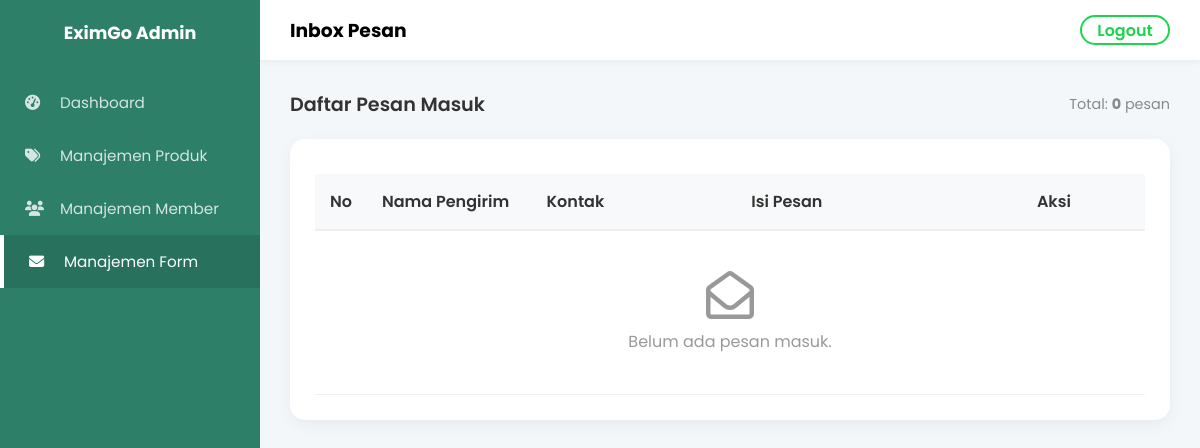
The page /admin/form.php (signed in) on the database as committed earlier.
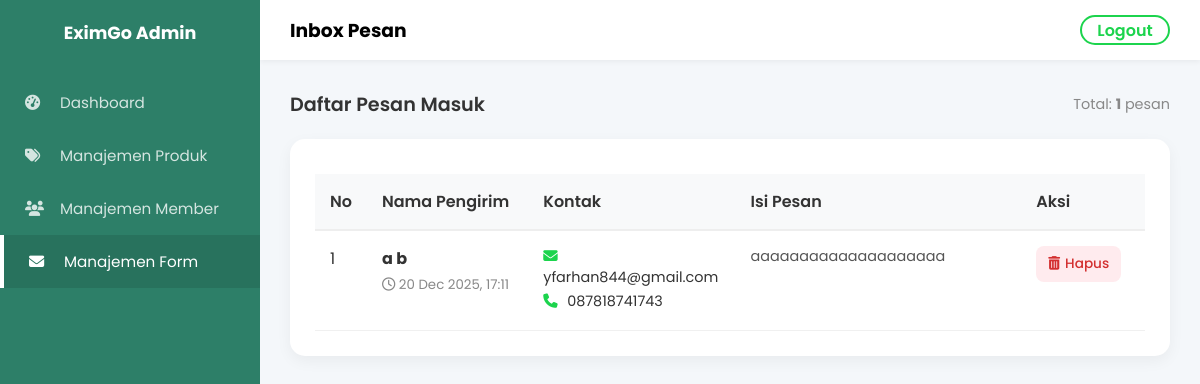
The same page on the database as committed later.
### tables this page shows
CREATE TABLE `forms` (
  `id` int(11) NOT NULL,
  `first_name` varchar(100) NOT NULL,
  `last_name` varchar(100) NOT NULL,
  `email` varchar(150) NOT NULL,
  `phone` varchar(50) DEFAULT NULL,
  `message` text NOT NULL,
  `created_at` timestamp NOT NULL DEFAULT current_timestamp()
);

### src/admin/form.php (the view, shortened to what the changed rows need)
<?php
require_once '../config/database.php';
$forms = $pdo->query("SELECT * FROM forms ORDER BY id DESC")->fetchAll();
?>
<!DOCTYPE html>
<html lang="id">
<head>
    <link rel="stylesheet" href="../assets/css/dashboard.css">
    <link rel="stylesheet" href="https://cdnjs.cloudflare.com/ajax/libs/font-awesome/6.4.0/css/all.min.css">
</head>
<body>
    <div class="dashboard-container">
        <main class="main-content">
            <div class="content-wrapper">
                <div class="section-header">
                    <h2>Daftar Pesan Masuk</h2>
                    <div style="color: var(--text-muted); font-size: 0.9rem;">
                        Total: <b><?= count($forms) ?></b> pesan
                    </div>
                </div>
                <div class="table-card">
                    <div class="table-responsive">
                        <table class="custom-table">
                            <thead>
                                <tr>
                                    <th width="5%">No</th>
                                    <th width="20%">Nama Pengirim</th>
                                    <th width="25%">Kontak</th>
                                    <th width="35%">Isi Pesan</th>
                                    <th width="15%">Aksi</th>
                                </tr>
                            </thead>
                            <tbody>
                                <?php if (empty($forms)): ?>
                                    <tr>
                                        <td colspan="5" style="text-align:center; padding: 40px; color:#999;">
                                            <i class="far fa-envelope-open"
                                                style="font-size: 3rem; margin-bottom: 10px;"></i><br>
                                            Belum ada pesan masuk.
                                        </td>
                                    </tr>
                                <?php else: ?>
                                    <?php $no = 1;
                                    foreach ($forms as $f): ?>
                                        <tr>
                                            <td><?= $no++ ?></td>
                                            <td>
                                                <strong><?= htmlspecialchars($f['first_name'] . ' ' . $f['last_name']) ?></strong><br>
                                                <small style="color:#888;">
                                                    <i class="far fa-clock"></i>
                                                    <?= isset($f['created_at']) ? date('d M Y, H:i', strtotime($f['created_at'])) : '-' ?>
                                                </small>
                                            </td>
                                            <td>
                                                <div class="contact-info">
                                                    <div><i class="fas fa-envelope"></i> <?= htmlspecialchars($f['email']) ?>
                                                    </div>
                                                    <div><i class="fas fa-phone"></i>
                                                        <?= htmlspecialchars($f['phone'] ?: '-') ?></div>
                                                </div>
                                            </td>
                                            <td>
                                                <div class="msg-content">
                                                    <?= nl2br(htmlspecialchars($f['message'])) ?>
                                                </div>
                                            </td>
                                            <td>
                                                <a href="?delete=<?= $f['id'] ?>" class="btn-delete"
                                                    onclick="return confirm('Yakin ingin menghapus pesan dari <?= htmlspecialchars($f['first_name']) ?>?');">
                                                    <i class="fas fa-trash-alt"></i> Hapus
                                                </a>
                                            </td>
                                        </tr>
                                    <?php endforeach; ?>
                                <?php endif; ?>
                            </tbody>
                        </table>
                    </div>
                </div>
            </div>
        </main>
    </div>
</body>
</html>

Rows that differ between the two databases and show on the page:
added forms: first_name+last_name "a b", created_at "20 Dec 2025, 17:11", email "yfarhan844@gmail.com", phone "087818741743", message "aaaaaaaaaaaaaaaaaaaa"
Other text that changed with them:
count($forms): "0" → "1"
text no longer shown: "Belum ada pesan masuk."
